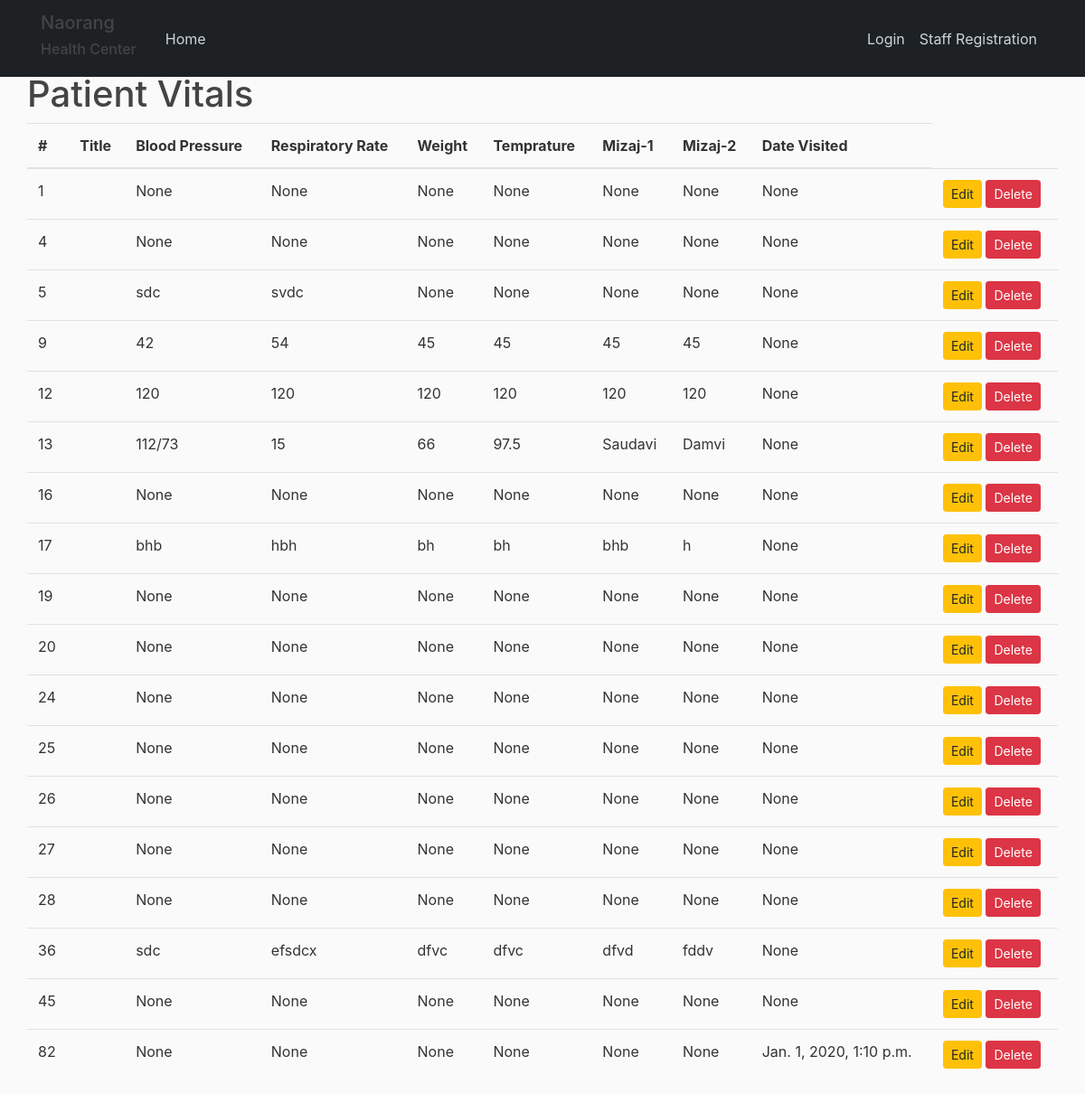
The app's page /patientdata/patientvitals/ with its own data.
### patientdata/models.py (models this page shows, shortened)
class PatientVitals(models.Model):
    history_of_e = models.ForeignKey(PatientName, on_delete=models.CASCADE,)
    pulse = models.CharField(max_length=500, null=True, blank=True)
    blood_pressure = models.CharField(max_length=500, null=True, blank=True)
    respiratory_rate = models.CharField(max_length=500, null=True, blank=True)
    weight = models.CharField(max_length=500, null=True, blank=True)
    temperature = models.CharField(max_length=500, null=True, blank=True)
    mizaj_1 = models.CharField(max_length=500, null=True, blank=True)
    mizaj_2 = models.CharField(max_length=500, null=True, blank=True)
    date_vitals = models.DateTimeField(null=True, blank=True)

### patientdata/views.py (the view)
# urls.py: path('patientvitals/', views.patientvitals_list, name='patientvitals_list'),
def patientvitals_list(request):
    patientvitals = PatientVitals.objects.all()
    return render(request, 'patientdata/patientvitals_list.html', {'patientvitals': patientvitals})

### appointment/context_processors.py (called while the page is built)
def appointment_count_waiting(request):
            count = Appointment.waiting.count()
            return {'appointment_count_waiting': count}

def appointment_count_scheduled(request):
        count = Appointment.scheduled.count()
        return {'appointment_count_scheduled': count}

### appointment/models.py (called while the page is built)
    def get_queryset(self):
        return super(ScheduledManager, self).get_queryset().filter(status="scheduled")

    def get_queryset(self):
        return super(WaitingManager, self).get_queryset().filter(status="waiting")

### patientdata/templates/patientdata/patientvitals_list.html (shortened to what this page needs)
{%extends 'appointment/base.html'%}
{%load static%}
{%block content%}
<h1 class="page-header" >Patient Vitals</h1>
<table class="table" id="patientvitals-table">
    <thead>
      <tr>
        <th>#</th>
        <th>Title</th>
        <th>Blood Pressure</th>
        <th>Respiratory Rate</th>
        <th>Weight</th>
        <th>Temprature</th>
        <th>Mizaj-1</th>
        <th>Mizaj-2</th>
        <th>Date Visited</th>
      </tr>
    </thead>
    <tbody>
      {% include 'patientdata/partial_patientvitals_list.html' %}
    </tbody>
</table>
{%endblock%}

### patientdata/templates/patientdata/partial_patientvitals_list.html (shortened to what this page needs)
{% for post in patientvitals %}
        <tr>
          <td>{{post.id}}</td>
          <td>{{post.title_n}}</td>
          <td>{{post.blood_pressure}}</td>
          <td>{{post.respiratory_rate}}</td>
          <td>{{post.weight}}</td>
          <td>{{post.temperature}}</td>
          <td>{{post.mizaj_1}}</td>
          <td>{{post.mizaj_2}}</td>
          <td>{{post.date_vitals}}</td>
          <td><button type="button" class="btn btn-warning btn-sm js-update-patientvitals" data-url="{% url 'patientvitals_update' post.id  %}"> Edit</button>
            <button type="button" class="btn btn-danger btn-sm js-delete-book" data-url="{% url 'patientvitals_delete' post.id %}">  Delete</button>
          </td>
        </tr>
      {% empty %}
        <tr>
          <td colspan="7" class="text-center bg-warning">No book</td>
        </tr>
      {% endfor %}

### appointment/static/appointment/main.css (style rules this page uses)
body { background: #fafafa; color: #333333; margin-top: 5rem; }
h1, h2, h3, h4, h5, h6 { color: #444444; }

### records on screen
PatientVitals: id "1", blood_pressure "None", respiratory_rate "None", weight "None", temperature "None", mizaj_1 "None", mizaj_2 "None", date_vitals "None"
PatientVitals: id "4", blood_pressure "None", respiratory_rate "None", weight "None", temperature "None", mizaj_1 "None", mizaj_2 "None", date_vitals "None"
PatientVitals: id "5", blood_pressure "sdc", respiratory_rate "svdc", weight "None", temperature "None", mizaj_1 "None", mizaj_2 "None", date_vitals "None"
PatientVitals: id "9", blood_pressure "42", respiratory_rate "54", weight "45", temperature "45", mizaj_1 "45", mizaj_2 "45", date_vitals "None"
PatientVitals: id "12", blood_pressure "120", respiratory_rate "120", weight "120", temperature "120", mizaj_1 "120", mizaj_2 "120", date_vitals "None"
PatientVitals: id "13", blood_pressure "112/73", respiratory_rate "15", weight "66", temperature "97.5", mizaj_1 "Saudavi", mizaj_2 "Damvi", date_vitals "None"
PatientVitals: id "16", blood_pressure "None", respiratory_rate "None", weight "None", temperature "None", mizaj_1 "None", mizaj_2 "None", date_vitals "None"
PatientVitals: id "17", blood_pressure "bhb", respiratory_rate "hbh", weight "bh", temperature "bh", mizaj_1 "bhb", mizaj_2 "h", date_vitals "None"
PatientVitals: id "19", blood_pressure "None", respiratory_rate "None", weight "None", temperature "None", mizaj_1 "None", mizaj_2 "None", date_vitals "None"
PatientVitals: id "20", blood_pressure "None", respiratory_rate "None", weight "None", temperature "None", mizaj_1 "None", mizaj_2 "None", date_vitals "None"
PatientVitals: id "24", blood_pressure "None", respiratory_rate "None", weight "None", temperature "None", mizaj_1 "None", mizaj_2 "None", date_vitals "None"
PatientVitals: id "25", blood_pressure "None", respiratory_rate "None", weight "None", temperature "None", mizaj_1 "None", mizaj_2 "None", date_vitals "None"
PatientVitals: id "26", blood_pressure "None", respiratory_rate "None", weight "None", temperature "None", mizaj_1 "None", mizaj_2 "None", date_vitals "None"
PatientVitals: id "27", blood_pressure "None", respiratory_rate "None", weight "None", temperature "None", mizaj_1 "None", mizaj_2 "None", date_vitals "None"
PatientVitals: id "28", blood_pressure "None", respiratory_rate "None", weight "None", temperature "None", mizaj_1 "None", mizaj_2 "None", date_vitals "None"
PatientVitals: id "36", blood_pressure "sdc", respiratory_rate "efsdcx", weight "dfvc", temperature "dfvc", mizaj_1 "dfvd", mizaj_2 "fddv", date_vitals "None"
PatientVitals: id "45", blood_pressure "None", respiratory_rate "None", weight "None", temperature "None", mizaj_1 "None", mizaj_2 "None", date_vitals "None"
PatientVitals: id "82", blood_pressure "None", respiratory_rate "None", weight "None", temperature "None", mizaj_1 "None", mizaj_2 "None", date_vitals "Jan. 1, 2020, 1:10 p.m."
